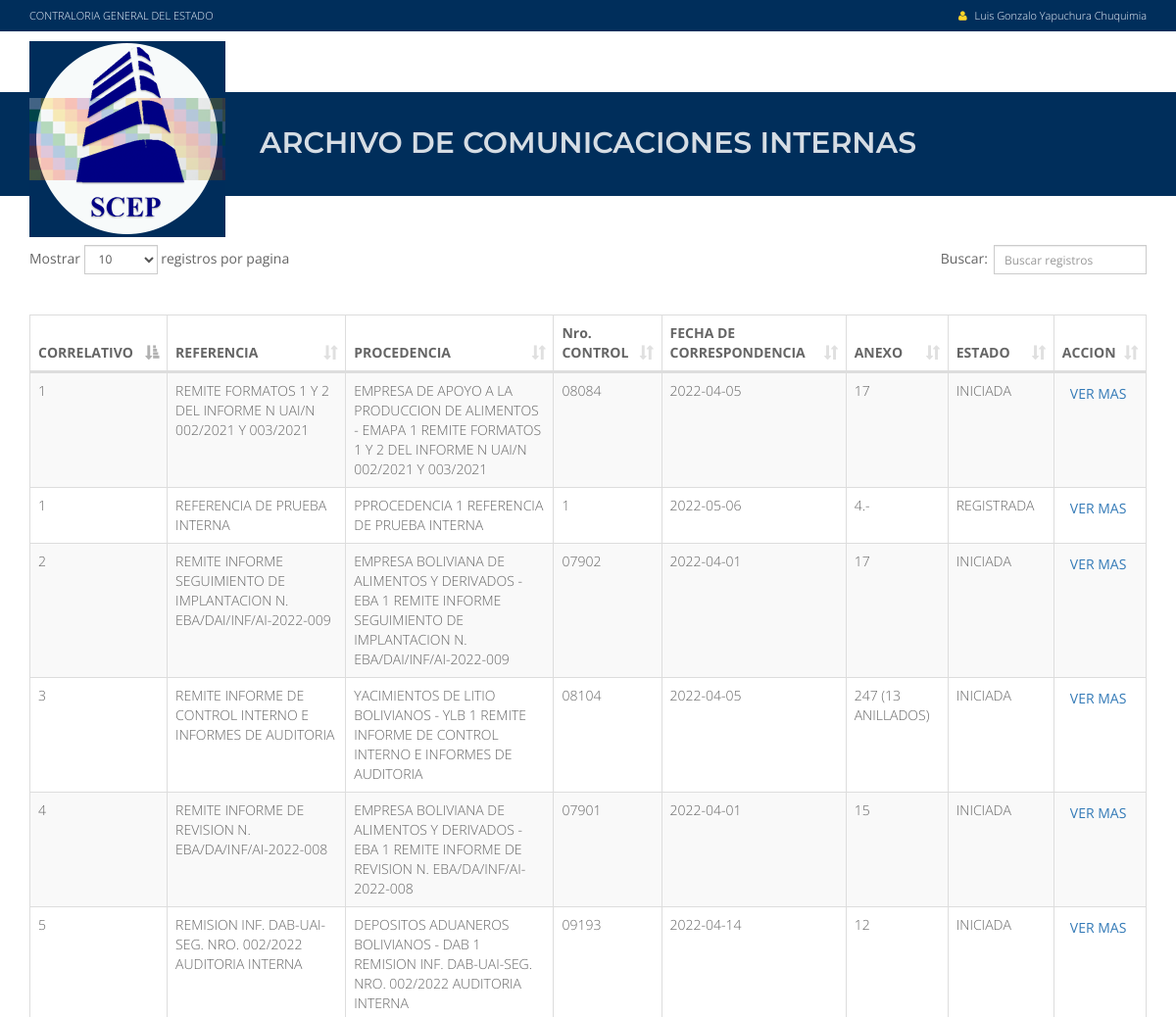
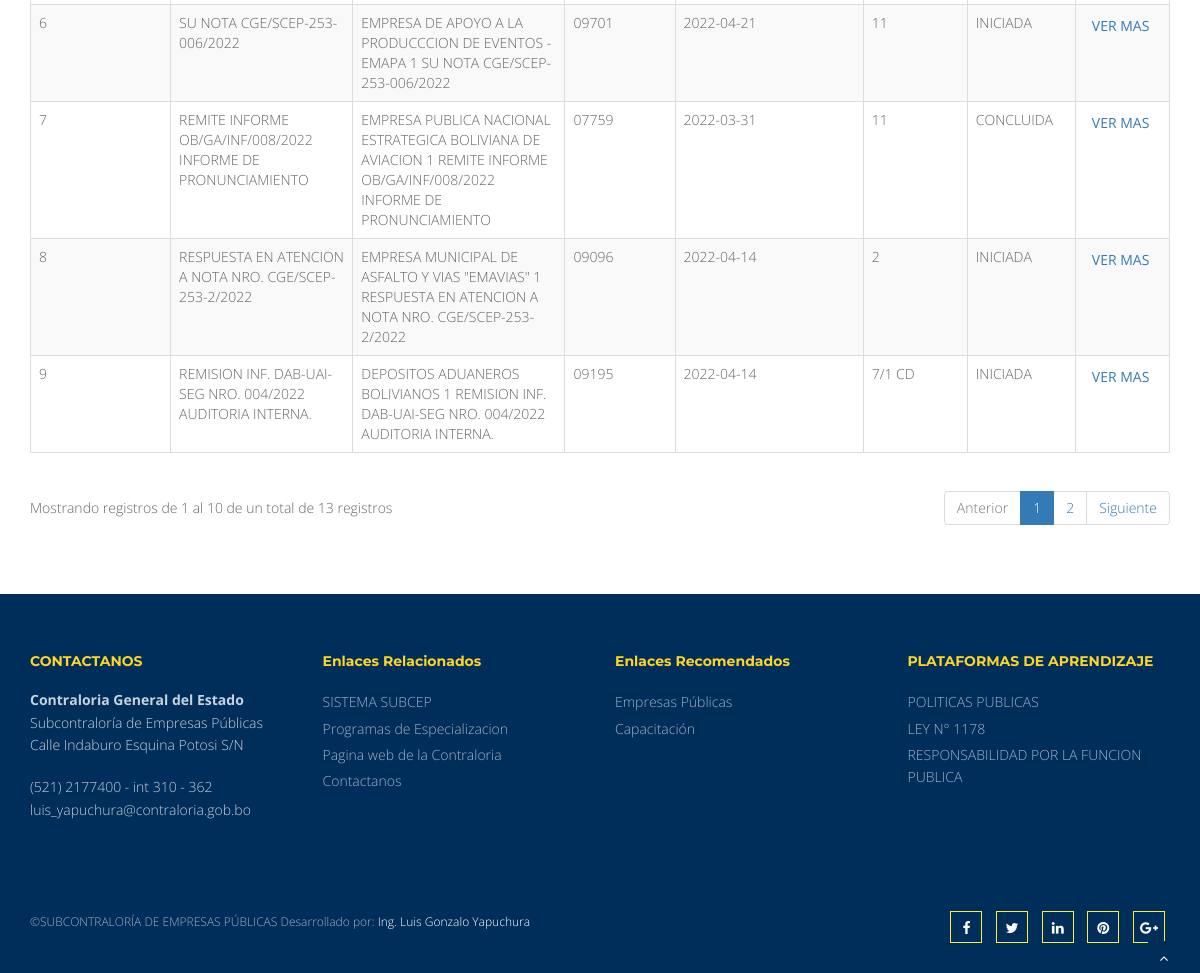
The app's page /archivadas.php (signed in) with its own data (2 pictures, top to bottom).
### tables this page shows
CREATE TABLE `nombres` (
  `idnombre` int(11) NOT NULL,
  `paterno` varchar(45) NOT NULL,
  `materno` varchar(45) NOT NULL,
  `nombres` varchar(45) NOT NULL,
  `casada` varchar(45) DEFAULT NULL,
  `ci` varchar(45) NOT NULL,
  `exp` varchar(45) NOT NULL,
  `titulo` varchar(45) DEFAULT NULL,
  `iniciales` varchar(45) DEFAULT NULL
);

CREATE TABLE `corres` (
  `idcorres` int(11) NOT NULL,
  `gestion` varchar(45) NOT NULL,
  `correlativo` int(11) NOT NULL,
  `origen` varchar(45) NOT NULL,
  `idusuario` int(11) NOT NULL,
  `referencia` text NOT NULL,
  `procedencia` text NOT NULL,
  `no_control` varchar(45) NOT NULL,
  `fecha_corres` date NOT NULL,
  `anexo` varchar(45) NOT NULL,
  `idestado` int(11) NOT NULL,
  `codigo` varchar(45) NOT NULL,
  `idtipo_hojaruta` int(11) NOT NULL,
  `iddocumento_adj` int(11) DEFAULT NULL,
  `fecha_recib` date DEFAULT NULL,
  `hora_recib` varchar(35) DEFAULT NULL,
  `idubicacion_archivo` int(11) DEFAULT NULL,
  `fecha_archivo` date DEFAULT NULL,
  `usr_archivo` int(11) DEFAULT NULL
);

CREATE TABLE `estado` (
  `idestado` int(11) NOT NULL,
  `estado` text NOT NULL,
  `tipo_estado` varchar(45) NOT NULL
);

### archivadas.php (the view, shortened to what this page needs)
<?php
$idnombre_ss   =  $_SESSION['idnombre_ss'];
?>
<!DOCTYPE html>
<html lang="en">
<head>
<link href="css/bootstrap.min.css" rel="stylesheet" />
<link href="css/fancybox/jquery.fancybox.css" rel="stylesheet">
<link href="css/flexslider.css" rel="stylesheet" />
<link href="css/style.css" rel="stylesheet" />
	<link rel="stylesheet" href="css/dataTables.bootstrap.min.css">
</head>
<body>
<div id="wrapper">
<div class="topbar">
  <div class="container">
    <div class="row">
      <div class="col-md-12">
         <p class="pull-left hidden-xs">CONTRALORIA GENERAL DEL ESTADO</p>
        <p class="pull-right"><i class="fa fa-user"></i>
<?php
$sqlus =" SELECT nombres, paterno, materno FROM nombres WHERE idnombre='$idnombre_ss'";
$resultus = mysqli_query($link,$sqlus);
$rowus = mysqli_fetch_array($resultus);
?>
        <?php echo $rowus[0];?> <?php echo $rowus[1];?> <?php echo $rowus[2];?></p>
      </div>
    </div>
  </div>
</div>
	<header>
        <div class="navbar navbar-default navbar-static-top">
            <div class="container">
                <div class="navbar-header">
                  <a class="navbar-brand" href="inicio.php"><img src="img/logo.png" alt="logo"/></a>
                </div>
            </div>
        </div>
	</header>
<section id="inner-headline">
	<div class="container">
		<div class="row">
			<div class="col-lg-12">
				<h2 class="pageTitle">ARCHIVO DE COMUNICACIONES INTERNAS</h2>
			</div>
		</div>
	</div>
</section>
<div class="container contenido">
<div class="row" align="center"><h2> </h2></div>
<div class="row">
			<div class="col-md-12">
				<table id="example" class="table table-striped table-bordered table-hover" cellspacing="1" width="100%">
			        <thead>
			        <tr>
      <th>CORRELATIVO</th>
      <th>REFERENCIA</th>
      <th>PROCEDENCIA</th>
      <th>Nro. CONTROL</th>
      <th>FECHA DE CORRESPONDENCIA</th>
      <th>ANEXO</th>
      <th>ESTADO</th>
      <th>ACCION</th>
			        </tr>
			        </thead>
			        <tbody>
<?php
$sql =" SELECT corres.idcorres, corres.gestion, corres.correlativo, corres.idusuario, corres.referencia, corres.procedencia, corres.no_control, corres.fecha_corres,   ";
$sql.=" corres.anexo, estado.estado FROM corres, estado WHERE corres.idestado=estado.idestado ORDER BY corres.idcorres";
$result = mysqli_query($link,$sql);
if ($row = mysqli_fetch_array($result)){
mysqli_field_seek($result,0);
while ($field = mysqli_fetch_field($result)){
} do {
	$sqlu =" SELECT usuario FROM usuarios WHERE idusuario='$row[9]'";
	$resultu = mysqli_query($link,$sqlu);
	$rowu = mysqli_fetch_array($resultu);
	$datos=$row[0]."||".
	$row[1]."||".
	$row[2]."||".
	$row[3]."||".
	$row[4]."||".
	$row[10]."||".
	$row[11]."||".
	$rowu[0];
?>
      <tr>
      <td><?php echo $row[2]?></td>
      <td><?php echo $row[4]?></td>
      <td><?php echo $row[5]?> <?php echo $row[3]?> <?php echo $row[4]?></td>
      <td><?php echo $row[6]?></td>
      <td><?php echo $row[7]?></td>
      <td><?php echo $row[8]?></td>
      <td><?php echo $row[9]?></td>
      <td>
	  <button class="btn-link" data-toggle="modal" data-target="#directriz" onclick="agregaform('<?php echo $datos;?>')">
VER MAS</button>
	  </td>
      </tr>
 <?php
   }
  while ($row = mysqli_fetch_array($result));
} else {
}
?>
			        </tbody>
			    </table>
			</div>
		</div>
	</div>
	<footer>
	<?php include("footer.php");?>
	</footer>
</div>
<a href="#" class="scrollup"><i class="fa fa-angle-up active"></i></a>
</body>
</html>

### css/style.css (style rules this page uses)
body { font-family:'Open Sans', Arial, sans-serif; font-weight:300; line-height:1.6em; color:#656565; font-size: 1.4em; }
h1,h2 { font-weight: 600; line-height:1.1em; color: #002e5b; font-family: 'Montserrat', sans-serif; margin-bottom: 20px; text-transform: uppercase; }
input, button, select, textarea { border-radius: 0px !important; }
#wrapper { width:100%; margin:0; padding:0; }
.row,.row-fluid { margin-bottom:30px; }
.topbar { background-color: #002e5b; padding: 5px 0; font-size: 11px !important; }
.topbar .container .row { margin: 0; padding:0; }
.topbar .container .row .col-md-12 { padding:0; }
.topbar p { margin:0; display:inline-block; font-size: 11px; color: #f1f6ff; }
.topbar p > i { margin-right:5px; color: #fdd428; }
.topbar p:last-child { text-align:right; }
header .navbar { margin-bottom: 0; }
.navbar-default { border: none; }
.navbar-brand { color: #222; text-transform: uppercase; font-size: 24px; font-weight: 700; line-height: 1em; letter-spacing: -1px; margin-top: 10px; padding: 0 0 0 15px; }
.navbar-default .navbar-brand { color: #1891EC; }
header .navbar { min-height: 70px;padding: 18px 0;background: #ffffff; }
header .navbar { min-height: 62px; padding: 0; }
.pageTitle { color: #fff; margin: 30px 0 3px; display: inline-block; }
#inner-headline { background: #002e5b;position: relative;margin: 0;padding: 0; }
#inner-headline h2.pageTitle { color: rgba(255, 255, 255, 0.84); padding: 5px 0; display:block; text-transform: capitalize; text-align: center; }
footer { background: #002e5b; }
footer { padding:50px 0 0 0; color:#f8f8f8; }
.scrollup { position:fixed; width:32px; height:32px; bottom:0px; right:20px; background: #002e5b; }
a.scrollup { outline:0; text-align: center; }
a.scrollup i { margin-top: 10px; color: #fff; }

### records on screen
nombres: nombres "Luis Gonzalo", paterno "Yapuchura", materno "Chuquimia"
corres: correlativo "1", referencia "REMITE FORMATOS 1 Y 2 DEL INFORME N UAI/N 002/2021 Y 003/2021", procedencia "EMPRESA DE APOYO A LA PRODUCCION DE ALIMENTOS - EMAPA", idusuario "1", no_control "08084", fecha_corres "2022-04-05", anexo "17", idestado.estado "INICIADA"
corres: correlativo "2", referencia "REMITE INFORME SEGUIMIENTO DE IMPLANTACION N. EBA/DAI/INF/AI-2022-009", procedencia "EMPRESA BOLIVIANA DE ALIMENTOS Y DERIVADOS - EBA", idusuario "1", no_control "07902", fecha_corres "2022-04-01", anexo "17", idestado.estado "INICIADA"
corres: correlativo "3", referencia "REMITE INFORME DE CONTROL INTERNO E INFORMES DE AUDITORIA", procedencia "YACIMIENTOS DE LITIO BOLIVIANOS - YLB", idusuario "1", no_control "08104", fecha_corres "2022-04-05", anexo "247 (13 ANILLADOS)", idestado.estado "INICIADA"
corres: correlativo "4", referencia "REMITE INFORME DE REVISION N. EBA/DA/INF/AI-2022-008", procedencia "EMPRESA BOLIVIANA DE ALIMENTOS Y DERIVADOS - EBA", idusuario "1", no_control "07901", fecha_corres "2022-04-01", anexo "15", idestado.estado "INICIADA"
corres: correlativo "5", referencia "REMISION INF. DAB-UAI-SEG. NRO. 002/2022 AUDITORIA INTERNA", procedencia "DEPOSITOS ADUANEROS BOLIVIANOS - DAB", idusuario "1", no_control "09193", fecha_corres "2022-04-14", anexo "12", idestado.estado "INICIADA"
corres: correlativo "6", referencia "SU NOTA CGE/SCEP-253-006/2022", procedencia "EMPRESA DE APOYO A LA PRODUCCCION DE EVENTOS - EMAPA", idusuario "1", no_control "09701", fecha_corres "2022-04-21", anexo "11", idestado.estado "INICIADA"
corres: correlativo "7", referencia "REMITE INFORME OB/GA/INF/008/2022 INFORME DE PRONUNCIAMIENTO", procedencia "EMPRESA PUBLICA NACIONAL ESTRATEGICA BOLIVIANA DE AVIACION", idusuario "1", no_control "07759", fecha_corres "2022-03-31", anexo "11", idestado.estado "CONCLUIDA"
corres: correlativo "8", referencia "RESPUESTA EN ATENCION A NOTA NRO. CGE/SCEP-253-2/2022", procedencia "EMPRESA MUNICIPAL DE ASFALTO Y VIAS \"EMAVIAS\"", idusuario "1", no_control "09096", fecha_corres "2022-04-14", anexo "2", idestado.estado "INICIADA"
corres: correlativo "9", referencia "REMISION INF. DAB-UAI-SEG NRO. 004/2022 AUDITORIA INTERNA.", procedencia "DEPOSITOS ADUANEROS BOLIVIANOS", idusuario "1", no_control "09195", fecha_corres "2022-04-14", anexo "7/1 CD", idestado.estado "INICIADA"
corres: correlativo "1", referencia "REFERENCIA DE PRUEBA INTERNA", procedencia "PPROCEDENCIA", idusuario "1", no_control "1", fecha_corres "2022-05-06", anexo "4.-", idestado.estado "REGISTRADA"
